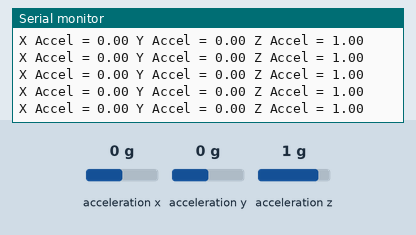
The sketch below on a simulated Arduino Uno, built with avr-gcc and run on an emulated ATmega328P. On the bench: the last lines printed to the serial monitor. Wiring (inferred from the names in the program): ADXL345 accelerometer at I2C address 0x53. The test bench sets the inputs (shaded band); at power-on: acceleration x 0 g, acceleration y 0 g, acceleration z 1 g.

Above: at 1.2 s.
1.3 s: acceleration x set to -1.4 g
At 1.35 s:
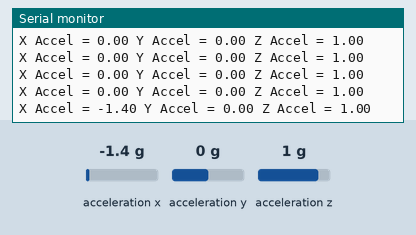
2.8 s: acceleration y set to -1.4 g
At 2.88 s:
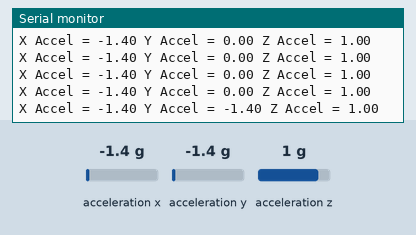
4.3 s: acceleration x set to 0 g
At 4.31 s:
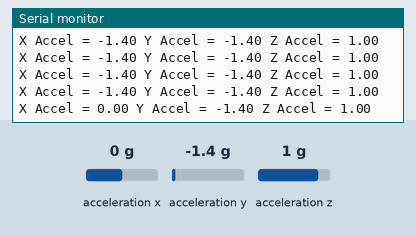
7.3 s: acceleration z set to -1.4 g
At 7.38 s:
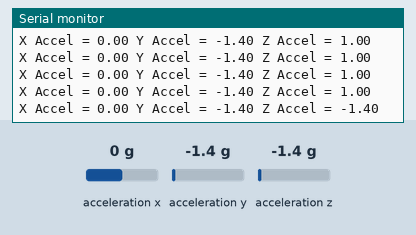
8.8 s: acceleration x set to -0.8 g
At 8.81 s:
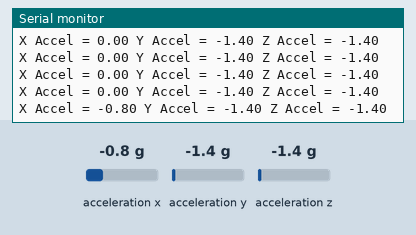
Timing chart, 0 to 11.8 s (numbered marks = the images above; inputs shaded):
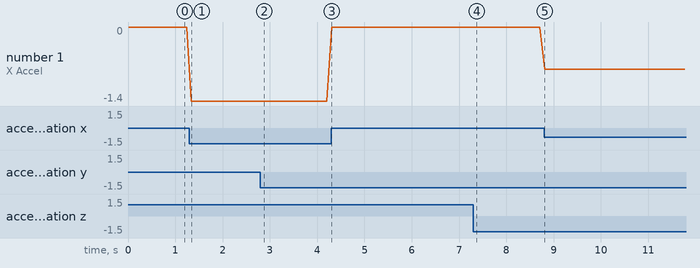

The sketch:

accelerometer.ino
```cpp
#include <Wire.h>
int ADXL345 = 0x53;
float X_out, Y_out, Z_out;

void setup() {
  Serial.begin(9600);
  Wire.begin();
  Wire.beginTransmission(ADXL345);
  Wire.write(0x2D);
  Wire.write(8);
  Wire.endTransmission();
  delay(10);
}

void loop() {
  Wire.beginTransmission(ADXL345);
  Wire.write(0x32);
  Wire.endTransmission(false);
  Wire.requestFrom(ADXL345, 6, true);
  X_out = ( Wire.read() | Wire.read() << 8);
  X_out = X_out/256;
  Y_out = ( Wire.read() | Wire.read() << 8);
  Y_out = Y_out/256;
  Z_out = ( Wire.read() | Wire.read() << 8);
  Z_out = Z_out/256;

  Serial.print("X Accel = ");
  Serial.print(X_out);
  Serial.print(" Y Accel = ");
  Serial.print(Y_out);
  Serial.print(" Z Accel = ");
  Serial.println(Z_out);
  delay(100);
}
```

Measured:
- after the input at 1.3 s, the serial monitor: prints a new line at once (image 1)
- after the input at 2.8 s, the serial monitor: prints a new line after 0.08 s (image 2)
- after the input at 4.3 s, the serial monitor: prints a new line at once (image 3)
- after the input at 7.3 s, the serial monitor: prints a new line after 0.08 s (image 4)
- after the input at 8.8 s, the serial monitor: prints a new line at once (image 5)
- plotted number 1: 0 → -1.4 after the input at 1.3 s, 0 → -0.8 after the input at 8.8 s
